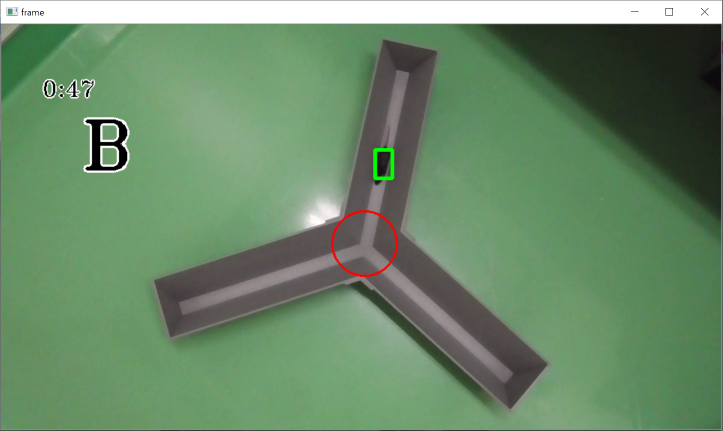
#> input picture figs/ex_show.png, 1445 x 861 px (shown at 1/2 size)
$ python -i detect_mouse.py   (imports and definitions only)
#> lines starting #> are read from the running program, lines starting #| are printed output that depends on the picture; after the words box and inside, x2 and y2 are one past the last pixel; in counts of white or black regions, pixels touching at a corner belong together
#> further down, picture is the input picture: shape (861, 1445, 3); mean B, G, R 104.9, 138.1, 106.3
import cv2
import numpy as np


def mask_mouse(img):
    img = cv2.cvtColor(img, cv2.COLOR_BGR2HSV)
#> img: shape (861, 1445, 3); mean H, S, V 55.3, 66.7, 139.2
    # [6 lines of commented-out code are left out]

    hsv_min = np.array([140, 10, 30])
    hsv_max = np.array([175, 50, 50])

    mask = cv2.inRange(img, hsv_min, hsv_max)
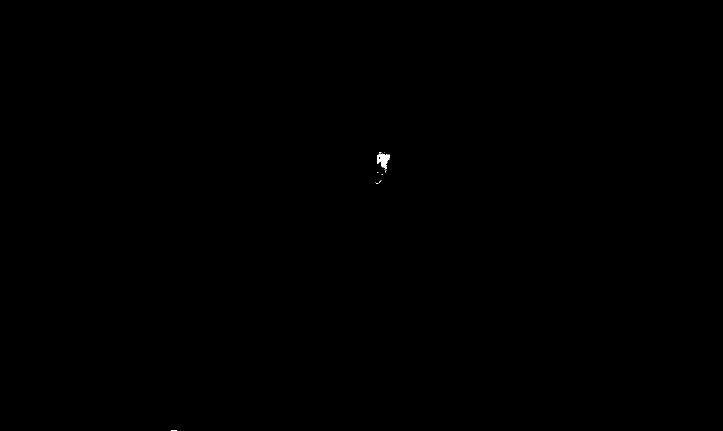
#> mask: shape (861, 1445) (shown at 1/2 size); 0.04% white; 12 white regions (11 under 20 px), largest, box (x1, y1, x2, y2) and area: (755, 304, 780, 338) 466

    white = np.full(img.shape, 255, dtype=img.dtype)
    background = cv2.bitwise_and(
        white, white, mask=mask
    )  # detected mouse area becomes white
#> white: shape (861, 1445, 3); every value is 255

    inv_mask = cv2.bitwise_not(mask)  # make mask for not-mouse area
    extracted = cv2.bitwise_and(img, img, mask=inv_mask)
#> extracted: shape (861, 1445, 3); mean H, S, V 55.2, 66.7, 139.2

    masked = cv2.add(extracted, background)
#> masked: shape (861, 1445, 3); mean H, S, V 55.3, 66.8, 139.3

    return masked


def get_mousepos(img):
    # img = cv2.resize(img, dsize=None, fx=0.5, fy=0.5)

    kernel = np.ones((2, 2), np.uint8)
    img_maskmouse = mask_mouse(img)
    img_gray = cv2.cvtColor(img_maskmouse, cv2.COLOR_BGR2GRAY)
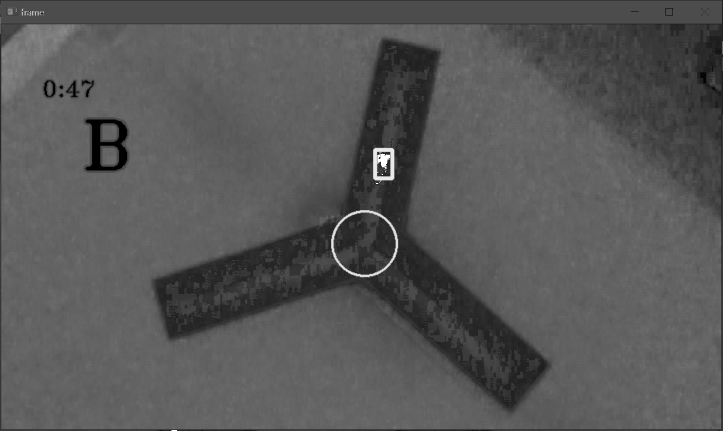
#> img_gray: shape (861, 1445) (shown at 1/2 size); min 0, max 255, mean 87.1
    _, img_binary2 = cv2.threshold(img_gray, 250, 255, cv2.THRESH_BINARY)
    img_closing = cv2.morphologyEx(img_binary2, cv2.MORPH_CLOSE, kernel)
#> img_closing: shape (861, 1445); 0.04% white; 7 white regions (6 under 20 px)

    contours, hierarchy = cv2.findContours(
        img_closing, cv2.RETR_TREE, cv2.CHAIN_APPROX_SIMPLE
    )
#> contours = 8 contours, 7 with area under 20; largest, box (x1, y1, x2, y2) and area: (756, 305, 781, 347) 444

    if contours:
        contours = max(contours, key=lambda x: cv2.contourArea(x))
#> contours = contour of 76 points, box (x1, y1, x2, y2) (756, 305, 781, 347), area 444
        x, y, w, h = cv2.boundingRect(contours)
#> x = 756; y = 305; w = 25; h = 42
    else:
        return None

    return [x, y, w, h]

>>> import cv2
>>> picture = cv2.imread('../figs/ex_show.png')
>>> result = get_mousepos(picture)
#> result = [756, 305, 25, 42]

$ run again, on figs/incircle.png
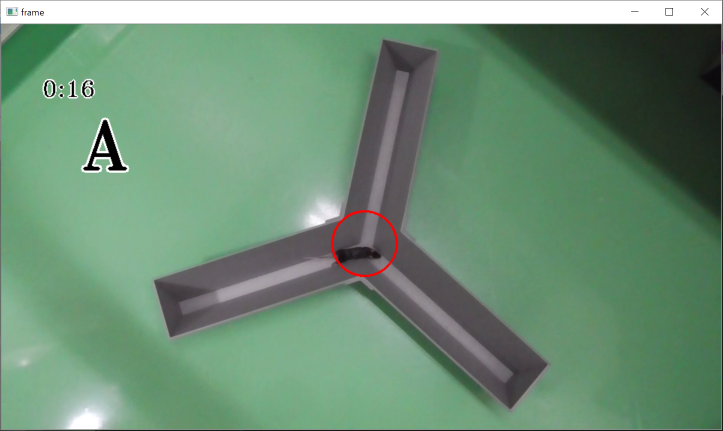
#> input picture figs/incircle.png, 1445 x 861 px (shown at 1/2 size)
#> picture is the input picture: shape (861, 1445, 3); mean B, G, R 117.6, 143.4, 109.3
#> img: shape (861, 1445, 3); mean H, S, V 71.7, 65.3, 144.4
#> mask: shape (861, 1445); 0.08% white; 8 white regions (6 under 20 px), largest, box (x1, y1, x2, y2) and area: (672, 494, 741, 526) 991, (748, 504, 761, 516) 34
#> white: shape (861, 1445, 3); every value is 255
#> extracted: shape (861, 1445, 3); mean H, S, V 71.5, 65.3, 144.4
#> masked: shape (861, 1445, 3); mean H, S, V 71.7, 65.5, 144.6
#> in get_mousepos, `img_gray = cv2.cvtColor(img_maskmouse, cv2.COLOR_BGR2GRAY)`:
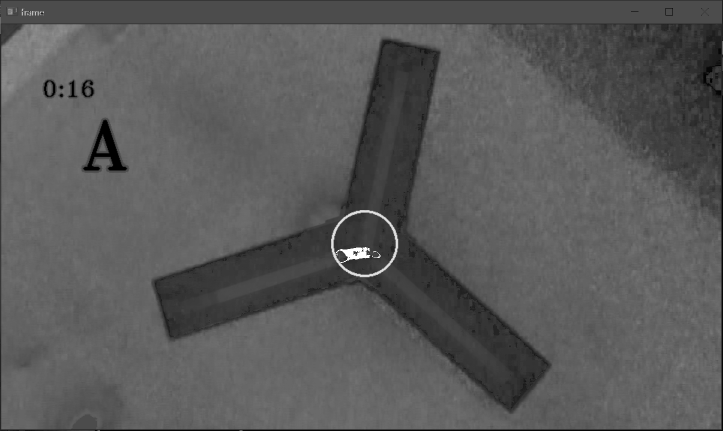
#> img_gray: shape (861, 1445) (shown at 1/2 size); min 0, max 255, mean 89.9
#> img_closing: shape (861, 1445); 0.09% white; 5 white regions (3 under 20 px)
#> in get_mousepos, `contours, hierarchy = cv2.findContours( img_closing, cv2.RETR_TREE, cv..`: contours = 8 contours, 6 with area under 20; largest, box (x1, y1, x2, y2) and area: (673, 495, 742, 527) 970, (707, 502, 718, 511) 58
#> in get_mousepos, `contours = max(contours, key=lambda x: cv2.contourArea(x))`: contours = contour of 103 points, box (x1, y1, x2, y2) (673, 495, 742, 527), area 970
#> x = 673; y = 495; w = 69; h = 32
#> result = [673, 495, 69, 32]
